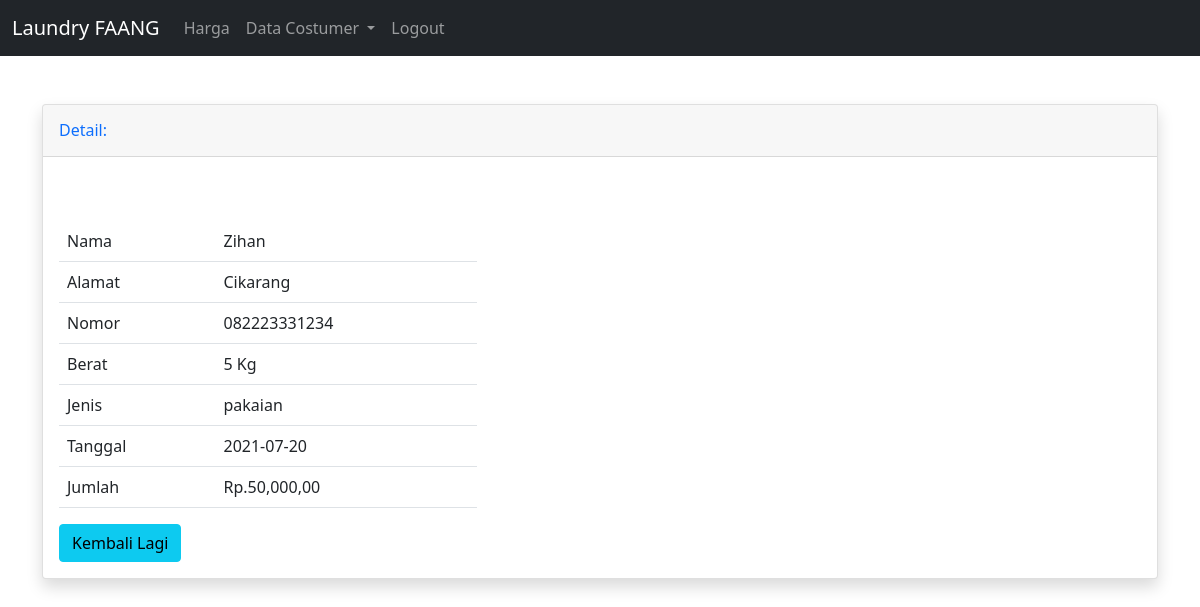
Screenshot of /admin/detail.php?id=4 with the database file from the repository.
### tables this page shows
CREATE TABLE `data_minggu` (
  `id` int(35) NOT NULL,
  `nama` varchar(150) NOT NULL,
  `alamat` varchar(100) NOT NULL,
  `nomor` varchar(80) NOT NULL,
  `berat` varchar(68) NOT NULL,
  `jenis` varchar(75) NOT NULL,
  `tanggal` varchar(85) NOT NULL,
  `jumlah` varchar(90) NOT NULL
);

### admin/detail.php (the view, shortened to what this page needs)
<?php
include 'db.php';
 ?>
<!doctype html>
<html lang="en">
  <head>
    <link rel="stylesheet" href="https://stackpath.bootstrapcdn.com/bootstrap/5.0.0-alpha1/css/bootstrap.min.css">
    <link rel="stylesheet" href="style.css">
  </head>
  <body>
    <nav class="navbar navbar-expand-lg navbar-dark bg-dark">
      <div class="container-fluid">
        <a class="navbar-brand text-white" href="index.php">Laundry FAANG</a>
        <div class="collapse navbar-collapse" id="navbarNavDropdown">
          <ul class="navbar-nav">
            <li class="nav-item">
              <a class="nav-link" href="harga.php">Harga</a>
            </li>
            <li class="nav-item dropdown">
              <a class="nav-link dropdown-toggle" href="#" id="navbarDropdownMenuLink" role="button" data-toggle="dropdown" aria-expanded="false">
              Data Costumer
              </a>
            </li>
          </ul>
          <div class="collapse navbar-collapse" id="navbarNavDropdown">
          <ul class="navbar-nav">
            <li class="nav-item">
              <a class="nav-link" href="Logout.php">Logout</a>
            </li></div>
        </div>
      </div>
    </nav>
<div class="container mt-5">
    <div class="card shadow mt-4">
      <div class="card-header py-3 d-flex flex-row align-items-center justify-content-between">
    <h6 class="m-0 font-weight-bold text-primary">Detail:</h6>
      </div>
      <?php
      $id_brg= ($_GET['id']);
      $ggl = !$id_brg;
      if($ggl){
          echo "<div class='col-md-10 col-sm-12 col-xs-12 ml-5 mt-5'>";
             echo "<div class='alert alert-danger mt-4 ml-5' role='alert'>";
            echo "<p><center>Maaf Data Ini Tidak Tersedia</center></p>";
             echo   "</div>";
             echo "</div>";
      }  else{
        $det=mysqli_query($conn, "select * from data_minggu where id='$id_brg'")or die(mysql_error());
        while($d=mysqli_fetch_array($det)){
          ?>
      <div class="row mt-5">
      <div class="col-xl-5 col-lg-5">
      <div class="card-body">
          <table class="table">
            <tr>
              <td>Nama</td>
              <td><?php echo $d['nama']; ?></td>
            </tr>
            <tr>
              <td>Alamat</td>
              <td><?php echo $d['alamat']; ?></td>
            </tr>
            <tr>
              <td>Nomor</td>
              <td><?php echo $d['nomor']; ?></td>
            </tr>
            <tr>
              <td>Berat</td>
              <td><?php echo $d['berat']." Kg"; ?></td>
            </tr>
            <tr>
              <td>Jenis</td>
              <td><?php echo $d['jenis']; ?></td>
            </tr>
            <tr>
              <td>Tanggal</td>
              <td><?php echo $d['tanggal']; ?></td>
            </tr>
            <tr>
              <td>Jumlah</td>
              <td><?php echo "Rp.".number_format($d['jumlah']).",00"; ?></td>
            </tr>
</table>
<div class="row">
<div class="col-md-4">
<a href="minggu.php"><button type="button" class="btn btn-info">Kembali Lagi</button></a>
</div>
<div class="col-md-8">
</div>
</div>
  </div>
</div>
</div>
<?php }} ?>
</div>
</div>
      </body>
    </html>

### rows the page displays
data_minggu: nama "Zihan", alamat "Cikarang", nomor "082223331234", berat "5", jenis "pakaian", tanggal "2021-07-20", jumlah "50,000"
